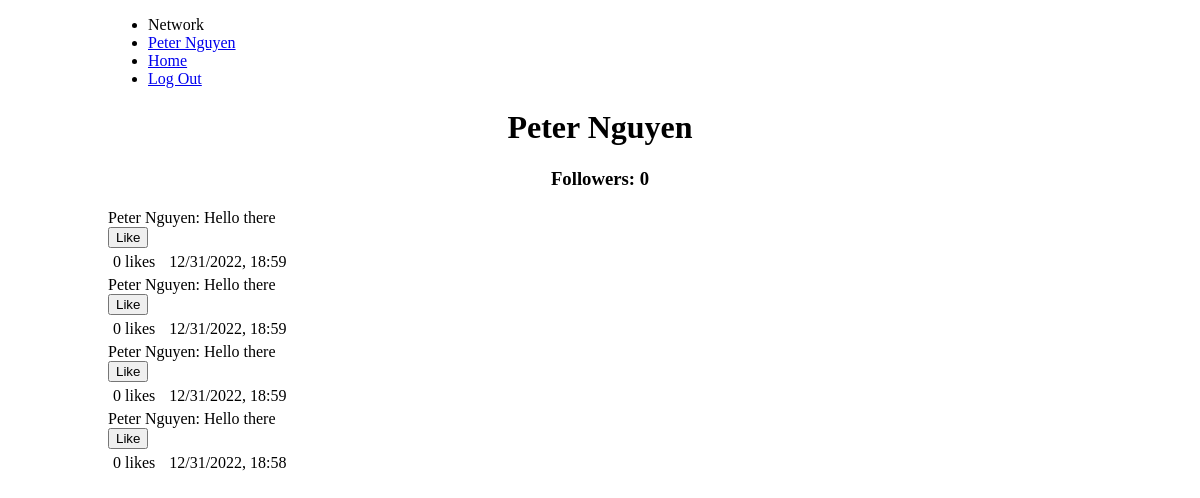
The page /profile (signed in) on the database as committed earlier.
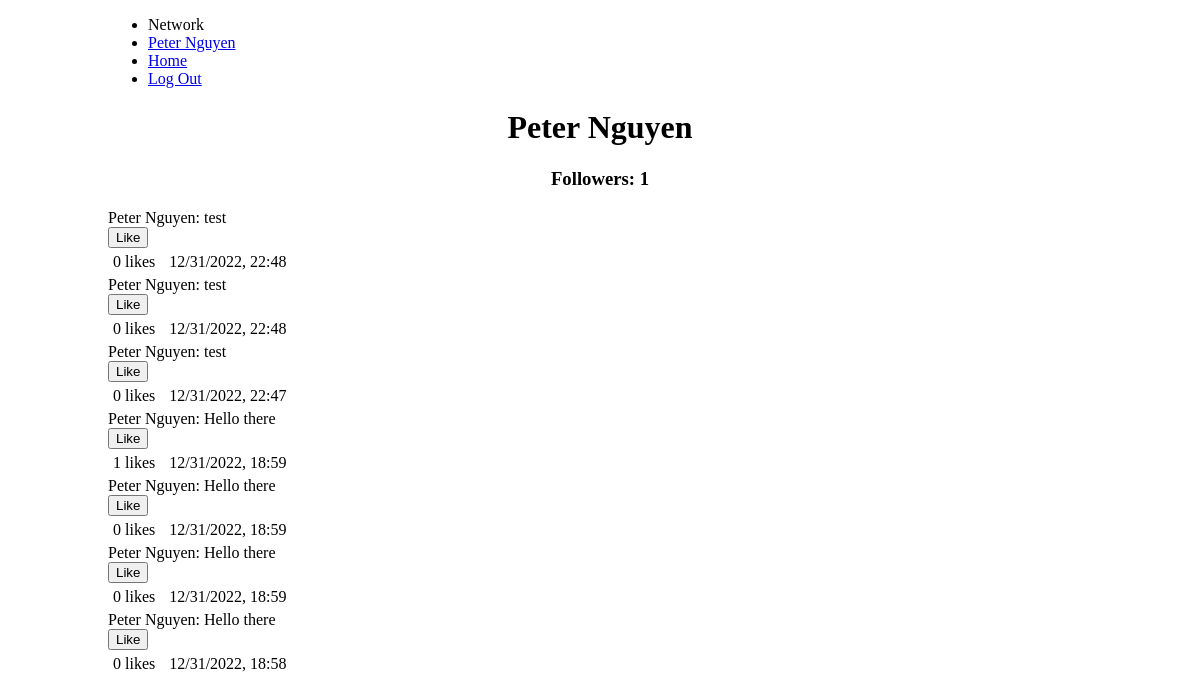
The same page on the database as committed later.
### tables this page shows
CREATE TABLE users (
    id INTEGER PRIMARY KEY AUTOINCREMENT NOT NULL,
    username TEXT NOT NULL,
    hash TEXT NOT NULL,
    followers INTEGER DEFAULT 0 NOT NULL
);

CREATE TABLE posts (
    id INTEGER PRIMARY KEY AUTOINCREMENT,
    user_id INTEGER NOT NULL,
    username TEXT NOT NULL,
    content TEXT NOT NULL,
    likes INTEGER DEFAULT 0 NOT NULL,
    datetime NUMERIC NOT NULL,
    FOREIGN KEY (user_id) REFERENCES users(id)
);

### app.py (the view)
@app.route("/profile", methods=["GET", "POST"])
@login_required
def profile():
    if request.method == "GET":
        user_id = session["user_id"]
    if request.method == "POST":
        user_id = request.form.get("user_id")
    user = executeDB("SELECT * FROM users WHERE id=?", [user_id])
    posts = get_posts(user_id)
    return render_template("profile.html", user=user[0], posts=posts)

### helpers.py (called while the page is built)
def executeDB(query, arg=None):
    conn = sql.connect('network.db')
    conn.row_factory = sql.Row # "dictionary cursor"
    cur = conn.cursor()
    if arg == None:
        cur.execute(query)
    else:
        cur.execute(query, arg)
    value = cur.fetchall()
    conn.commit()
    conn.close()
    return value

def get_posts(user_id=None):
    if user_id == None:
        posts = executeDB("SELECT * FROM posts ORDER BY datetime DESC")
    else:
        posts = executeDB("SELECT * FROM posts WHERE user_id = ? ORDER BY datetime DESC", [user_id])
    return posts

def login_required(f):
    @wraps(f)
    def decorated_function(*args, **kwargs):
        if session.get("user_id") is None:
            return redirect("/login")
        return f(*args, **kwargs)
    return decorated_function

### templates/profile.html (shortened to what this page needs)
{% extends "layout.html" %}
{% block body %}
<h1 class="center">{{ user.username }} </h1>
    <h3 id="follow-count{{user.id}}" class="center">Followers: {{user.followers}}</h3>
    {% for post in posts %}
        <div>
            <div>{{ post.username + ": " + post.content }}</div>
            <form action"/like" method="post">
                <input name="like{{ post["id"] }}" type="submit" value="Like">
            </form>
            <p class="inline">{{ post["likes"] }} likes</p>
            <p class="inline">{{ post["datetime"] }}</p>
        </div>
    {% endfor %}
{% endblock %}

### templates/layout.html (shortened to what this page needs)
<!DOCTYPE html>
<html lang="en">
    <head>
        <link href="{{ url_for('static', filename='styles.css') }}" rel="stylesheet">
    </head>
    <body id="page-padding">
        <nav>
            <div>
                <div>
                    {% if session["user_id"] %}
                        <ul>
                            <li>Network</li>
                            <li><a href= "/profile">{{ session["username"] }}</a></li>
                            <li><a href="/">Home</a></li>
                            <li ><a href="/logout">Log Out</a></li>
                        </ul>
                    {% else %}
                        <ul>
                            <li><a href="/register">Register</a></li>
                            <li><a href="/login">Log In</a></li>
                        </ul>
                    {% endif %}
                </div>
            </div>
        </nav>
        {% block body %}{% endblock %}
    </body>
</html>

### static/styles.css (style rules this page uses)
.inline { margin-top: 5px; display: inline-block; margin-bottom: 5px; padding-left: 5px; padding-right: 5px; }
.center { text-align: center; }
#page-padding { padding-left: 100px; padding-right:100px; }

Rows that differ between the two databases and show on the page:
changed users "Peter Nguyen": followers "0" → "1"
added posts: username+content "Peter Nguyen: test", likes "0", datetime "12/31/2022, 22:48"
added posts: username+content "Peter Nguyen: test", likes "0", datetime "12/31/2022, 22:48"
added posts: username+content "Peter Nguyen: test", likes "0", datetime "12/31/2022, 22:47"
changed posts (number 4 of 7 on the later page): likes "0" → "1"
